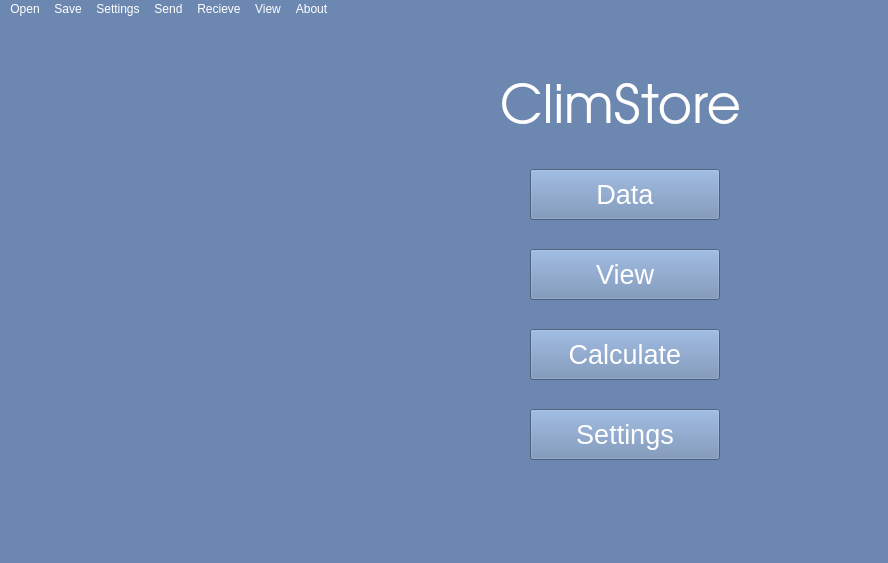
<?xml version="1.0" encoding="UTF-8"?>
<ui version="4.0">
 <class>MainWindow</class>
 <widget class="QMainWindow" name="MainWindow">
  <property name="geometry">
   <rect>
    <x>0</x>
    <y>0</y>
    <width>888</width>
    <height>563</height>
   </rect>
  </property>
  <property name="font">
   <font>
    <family>URW Gothic</family>
    <kerning>true</kerning>
   </font>
  </property>
  <property name="windowTitle">
   <string>MainWindow</string>
  </property>
  <property name="styleSheet">
   <string notr="true">background-color: rgb(108, 136, 177);
color: rgb(255, 255, 255);</string>
  </property>
  <widget class="QWidget" name="centralwidget">
   <property name="styleSheet">
    <string notr="true"/>
   </property>
   <widget class="QLabel" name="main_text">
    <property name="geometry">
     <rect>
      <x>490</x>
      <y>60</y>
      <width>261</width>
      <height>61</height>
     </rect>
    </property>
    <property name="font">
     <font>
      <family>URW Gothic</family>
      <pointsize>40</pointsize>
     </font>
    </property>
    <property name="styleSheet">
     <string notr="true">
background-color: rgb(108, 136, 177);</string>
    </property>
    <property name="text">
     <string>ClimStore</string>
    </property>
    <property name="alignment">
     <set>Qt::AlignCenter</set>
    </property>
   </widget>
   <widget class="QPushButton" name="settings_btn">
    <property name="geometry">
     <rect>
      <x>530</x>
      <y>390</y>
      <width>190</width>
      <height>51</height>
     </rect>
    </property>
    <property name="font">
     <font>
      <pointsize>20</pointsize>
     </font>
    </property>
    <property name="text">
     <string>Settings</string>
    </property>
   </widget>
   <widget class="QPushButton" name="data_btn">
    <property name="geometry">
     <rect>
      <x>530</x>
      <y>150</y>
      <width>190</width>
      <height>51</height>
     </rect>
    </property>
    <property name="font">
     <font>
      <pointsize>20</pointsize>
     </font>
    </property>
    <property name="text">
     <string>Data</string>
    </property>
   </widget>
   <widget class="QPushButton" name="view_btn">
    <property name="geometry">
     <rect>
      <x>530</x>
      <y>230</y>
      <width>190</width>
      <height>51</height>
     </rect>
    </property>
    <property name="font">
     <font>
      <pointsize>20</pointsize>
     </font>
    </property>
    <property name="text">
     <string>View</string>
    </property>
   </widget>
   <widget class="QPushButton" name="calculate_btn">
    <property name="geometry">
     <rect>
      <x>530</x>
      <y>310</y>
      <width>190</width>
      <height>51</height>
     </rect>
    </property>
    <property name="font">
     <font>
      <pointsize>20</pointsize>
     </font>
    </property>
    <property name="text">
     <string>Calculate</string>
    </property>
   </widget>
   <widget class="QLabel" name="image_1">
    <property name="geometry">
     <rect>
      <x>50</x>
      <y>80</y>
      <width>400</width>
      <height>400</height>
     </rect>
    </property>
    <property name="text">
     <string/>
    </property>
    <property name="pixmap">
     <pixmap>Pictures/earth.png</pixmap>
    </property>
    <property name="scaledContents">
     <bool>true</bool>
    </property>
   </widget>
   <zorder>image_1</zorder>
   <zorder>settings_btn</zorder>
   <zorder>data_btn</zorder>
   <zorder>view_btn</zorder>
   <zorder>calculate_btn</zorder>
   <zorder>main_text</zorder>
  </widget>
  <widget class="QMenuBar" name="menubar">
   <property name="geometry">
    <rect>
     <x>0</x>
     <y>0</y>
     <width>888</width>
     <height>24</height>
    </rect>
   </property>
   <widget class="QMenu" name="menu_about">
    <property name="title">
     <string>About</string>
    </property>
   </widget>
   <widget class="QMenu" name="menu_settings">
    <property name="font">
     <font>
      <family>URW Gothic</family>
     </font>
    </property>
    <property name="title">
     <string>Settings</string>
    </property>
   </widget>
   <widget class="Open" name="menu_open">
    <property name="font">
     <font>
      <family>URW Gothic</family>
     </font>
    </property>
    <property name="title">
     <string>Open</string>
    </property>
    <addaction name="file_btn"/>
    <addaction name="data_btn_2"/>
   </widget>
   <widget class="QMenu" name="menuSave">
    <property name="title">
     <string>Save</string>
    </property>
    <addaction name="save_btn"/>
    <addaction name="saveAs_btn"/>
   </widget>
   <widget class="QMenu" name="menu_send">
    <property name="title">
     <string>Send</string>
    </property>
   </widget>
   <widget class="QMenu" name="menu_recieve">
    <property name="title">
     <string>Recieve</string>
    </property>
   </widget>
   <widget class="QMenu" name="menu_view">
    <property name="title">
     <string>View</string>
    </property>
    <addaction name="plot_action"/>
   </widget>
   <addaction name="menu_open"/>
   <addaction name="menuSave"/>
   <addaction name="menu_settings"/>
   <addaction name="menu_send"/>
   <addaction name="menu_recieve"/>
   <addaction name="menu_view"/>
   <addaction name="menu_about"/>
  </widget>
  <action name="file_btn">
   <property name="text">
    <string>File</string>
   </property>
  </action>
  <action name="data_btn_2">
   <property name="text">
    <string>Data</string>
   </property>
  </action>
  <action name="save_btn">
   <property name="text">
    <string>Save </string>
   </property>
  </action>
  <action name="saveAs_btn">
   <property name="text">
    <string>Save as</string>
   </property>
  </action>
  <action name="actionData_2">
   <property name="text">
    <string>Data</string>
   </property>
   <property name="font">
    <font>
     <family>URW Gothic</family>
    </font>
   </property>
  </action>
  <action name="actionData_3">
   <property name="text">
    <string>Data</string>
   </property>
  </action>
  <action name="plot_action">
   <property name="text">
    <string>Plot</string>
   </property>
  </action>
 </widget>
 <customwidgets>
  <customwidget>
   <class>Open</class>
   <extends>QMenu</extends>
   <header>open.h</header>
  </customwidget>
 </customwidgets>
 <resources/>
 <connections/>
 <designerdata>
  <property name="gridDeltaX">
   <number>10</number>
  </property>
  <property name="gridDeltaY">
   <number>10</number>
  </property>
  <property name="gridSnapX">
   <bool>true</bool>
  </property>
  <property name="gridSnapY">
   <bool>true</bool>
  </property>
  <property name="gridVisible">
   <bool>true</bool>
  </property>
 </designerdata>
</ui>
